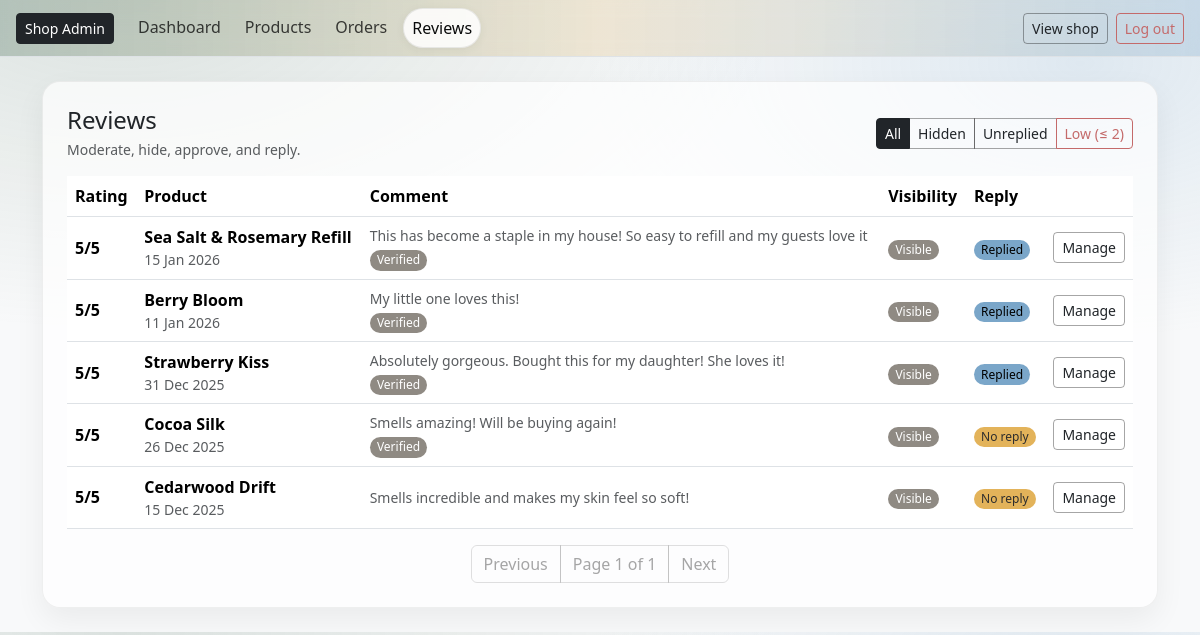
The app's page /owner/reviews/ (signed in) with its own data.
### reviews/models.py (models this page shows, shortened)
class Review(models.Model):
    user = models.ForeignKey(settings.AUTH_USER_MODEL, on_delete=models.CASCADE)
    product = models.ForeignKey(Product, on_delete=models.CASCADE, related_name="reviews")
    rating = models.PositiveSmallIntegerField()
    comment = models.TextField(blank=True)
    created_at = models.DateTimeField(auto_now_add=True)
    verified_purchase = models.BooleanField(default=False)
    order = models.ForeignKey(Order, null=True, blank=True, on_delete=models.SET_NULL)
    is_approved = models.BooleanField(default=False)
    owner_reply = models.TextField(blank=True)
    owner_replied_at = models.DateTimeField(null=True, blank=True)
    updated_at = models.DateTimeField(auto_now=True)
    class Meta:
        unique_together = ("user", "product")
        ordering = ["-created_at"]

### catalog/models.py (models this page shows, shortened)
class Product(models.Model):
    title = models.CharField(max_length=160)
    slug = models.SlugField(max_length=180, unique=True, blank=True)
    description = models.TextField(blank=True)
    scent = models.CharField(max_length=50, help_text="e.g. Lavender, Citrus")
    weight_g = models.PositiveIntegerField(help_text="Net weight in grams")
    price = models.DecimalField(max_digits=6, decimal_places=2)
    stock_qty = models.PositiveIntegerField(default=0)
    active = models.BooleanField(default=True)
    created_at = models.DateTimeField(auto_now_add=True)
    tags = models.CharField(
        max_length=250,
        blank=True,
        help_text="Comma-separated tags, e.g. winter, woody, refillable"
    )
    class Meta:
        ordering = ["title"]

### owner/views.py (the view)
# urls.py: path("reviews/", views.owner_reviews, name="owner_reviews"),
@staff_member_required(login_url="owner:owner_login")
def owner_reviews(request):
    qs = Review.objects.select_related("product", "user").order_by("-created_at")
    status = request.GET.get("status", "all")
    if status == "pending":
        qs = qs.filter(is_approved=False)
    elif status == "low":
        qs = qs.filter(rating__lte=LOW_RATING_THRESHOLD)
    elif status == "unreplied":
        qs = qs.filter(Q(owner_reply="") | Q(owner_reply__isnull=True))
    paginator = Paginator(qs, 20)
    page_number = request.GET.get("page")
    page_obj = paginator.get_page(page_number)
    return render(
        request, "owner/reviews.html", {
            "reviews": page_obj,
            "page_obj": page_obj,
            "paginator": paginator,
            "status": status,
            "low_threshold": LOW_RATING_THRESHOLD,
        })

### cart/context_processors.py (called while the page is built)
def cart_count(request):
    cart = get_or_create_cart(request)
    try:
        count = sum(i.qty for i in cart.items.all())
    except Exception:
        count = 0
    return {"cart_count": count}

### cart/utils.py (called while the page is built)
def get_or_create_cart(request):
    if not request.session.session_key:
        request.session.create()
    request.session.set_expiry(60 * 60 * 24 * 14)
    session_key = request.session.session_key
    if request.user.is_authenticated:
        cart, created = Cart.objects.get_or_create(
            user=request.user,
            defaults={"session_key": session_key},
        )
        if not cart.session_key:
            cart.session_key = session_key
            cart.save(update_fields=["session_key"])
        return cart
    cart, _ = Cart.objects.get_or_create(user=None, session_key=session_key)
    return cart

### owner/templates/owner/reviews.html (shortened to what this page needs)
{% extends "owner/base_owner.html" %}
{% load tag_extras %}
{% block content %}
<div class="d-flex flex-wrap justify-content-between align-items-center gap-2 mb-3">
  <div>
    <h1 class="h4 mb-1">Reviews</h1>
    <div class="text-muted small">Moderate, hide, approve, and reply.</div>
  </div>
  <div class="btn-group">
    <a class="btn btn-sm btn-outline-dark {% if status == 'all' %}active{% endif %}" href="?status=all">All</a>
    <a class="btn btn-sm btn-outline-dark {% if status == 'pending' %}active{% endif %}" href="?status=pending">Hidden</a>
    <a class="btn btn-sm btn-outline-dark {% if status == 'unreplied' %}active{% endif %}" href="?status=unreplied">Unreplied</a>
    <a class="btn btn-sm btn-outline-danger {% if status == 'low' %}active{% endif %}" href="?status=low">
      Low (≤ {{ low_threshold }})
    </a>
  </div>
</div>
<div class="table-responsive">
  <table class="table align-middle">
    <thead>
      <tr>
        <th>Rating</th>
        <th>Product</th>
        <th>Comment</th>
        <th>Visibility</th>
        <th>Reply</th>
        <th class="text-end"></th>
      </tr>
    </thead>
    <tbody>
      {% for r in reviews %}
      <tr class="{% if r.rating <= low_threshold %}table-warning{% endif %}">
        <td>
          <span class="fw-semibold">{{ r.rating }}/5</span>
        </td>
        <td>
          <div class="fw-semibold">{{ r.product.title }}</div>
          <div class="small text-muted">{{ r.created_at|date:"d M Y" }}</div>
        </td>
        <td style="min-width: 320px;">
          <div class="text-muted small">{{ r.comment|default:"(No comment)"|truncatechars:120 }}</div>
          {% if r.verified_purchase %}
            <span class="badge text-bg-success mt-1">Verified</span>
          {% endif %}
        </td>
        <td>
          {% if r.is_approved %}
            <span class="badge text-bg-success">Visible</span>
          {% else %}
            <span class="badge text-bg-secondary">Hidden</span>
          {% endif %}
        </td>
        <td>
          {% if r.owner_reply %}
            <span class="badge text-bg-info">Replied</span>
          {% else %}
            <span class="badge text-bg-warning">No reply</span>
          {% endif %}
        </td>
        <td class="text-end">
          <a class="btn btn-sm btn-outline-dark" href="{% url 'owner:owner_review_detail' r.pk %}">Manage</a>
        </td>
      </tr>
      {% empty %}
      <tr><td colspan="6" class="text-center text-muted py-4">No reviews found.</td></tr>
      {% endfor %}
    </tbody>
  </table>
  <nav class="mt-3">
    <ul class="pagination justify-content-center mb-0">
      {% if page_obj.has_previous %}
        <li class="page-item">
          <a class="page-link"
            href="?{% querystring request.GET 'page' page_obj.previous_page_number %}">
            Previous
          </a>
        </li>
      {% else %}
        <li class="page-item disabled"><span class="page-link">Previous</span></li>
      {% endif %}
      <li class="page-item disabled">
        <span class="page-link">Page {{ page_obj.number }} of {{ page_obj.paginator.num_pages }}</span>
      </li>
      {% if page_obj.has_next %}
        <li class="page-item">
          <a class="page-link"
            href="?{% querystring request.GET 'page' page_obj.next_page_number %}">
            Next
          </a>
        </li>
      {% else %}
        <li class="page-item disabled"><span class="page-link">Next</span></li>
      {% endif %}
    </ul>
  </nav>
</div>
{% endblock %}

### static/css/base-admin.css (style rules this page uses)
:root { --bb-primary: #0a0b0b; --bb-secondary: #8f8a83; --bb-success: #8f8a83; --bb-warning: #e3b35a; --bb-danger: #c46a6a; --bb-info: #7aa6c9; --bb-bg-soft: rgba(255, 255, 255, .85); --bb-border-soft: rgba(0, 0, 0, .08); --bb-shadow-soft: 0 12px 30px rgba(0, 0, 0, .06); --bb-primary: #0a0b0b; --bb-primary-dark: #0a0b0b; --bb-cream: #f6f4f0; --bb-text: #333333; }
body.bb-admin { background: radial-gradient(1200px 600px at 10% 0%, rgba(95, 127, 107, .18), transparent 55%), radial-gradient(900px 500px at 90% 10%, rgba(122, 166, 201, .20), transparent 55%), #f8f9fa; }
.btn-outline-danger { border-color: var(--bb-danger); color: var(--bb-danger); }
.btn-outline-dark { border-color: rgba(0, 0, 0, .35); }
.badge { border-radius: 999px; font-weight: 500; padding: .35em .6em; }
.text-bg-success { background-color: var(--bb-success) !important; }
.text-bg-warning { background-color: var(--bb-warning) !important; color: #2d2d2d !important; }
.text-bg-info { background-color: var(--bb-info) !important; }
.pagination .page-link { color: var(--bb-primary); border-color: rgba(0,0,0,.12); }
.pagination .page-item.disabled .page-link { color: rgba(0,0,0,.35); background-color: transparent; }

### records on screen
Review: rating "5", product "Sea Salt & Rosemary Refill", created_at "15 Jan 2026", comment "This has become a staple in my house! So easy to refill and my guests love it", verified_purchase "Verified", is_approved "Visible", shows "Replied"
Review: rating "5", product "Berry Bloom", created_at "11 Jan 2026", comment "My little one loves this!", verified_purchase "Verified", is_approved "Visible", shows "Replied"
Review: rating "5", product "Strawberry Kiss", created_at "31 Dec 2025", comment "Absolutely gorgeous. Bought this for my daughter! She loves it!", verified_purchase "Verified", is_approved "Visible", shows "Replied"
Review: rating "5", product "Cocoa Silk", created_at "26 Dec 2025", comment "Smells amazing! Will be buying again!", verified_purchase "Verified", is_approved "Visible", owner_reply "No reply"
Review: rating "5", product "Cedarwood Drift", created_at "15 Dec 2025", comment "Smells incredible and makes my skin feel so soft!", is_approved "Visible", owner_reply "No reply"

### other values on screen
{{ low_threshold }} "2"
{{ page_obj.number }} "1"
{{ page_obj.paginator.num_pages }} "1"
